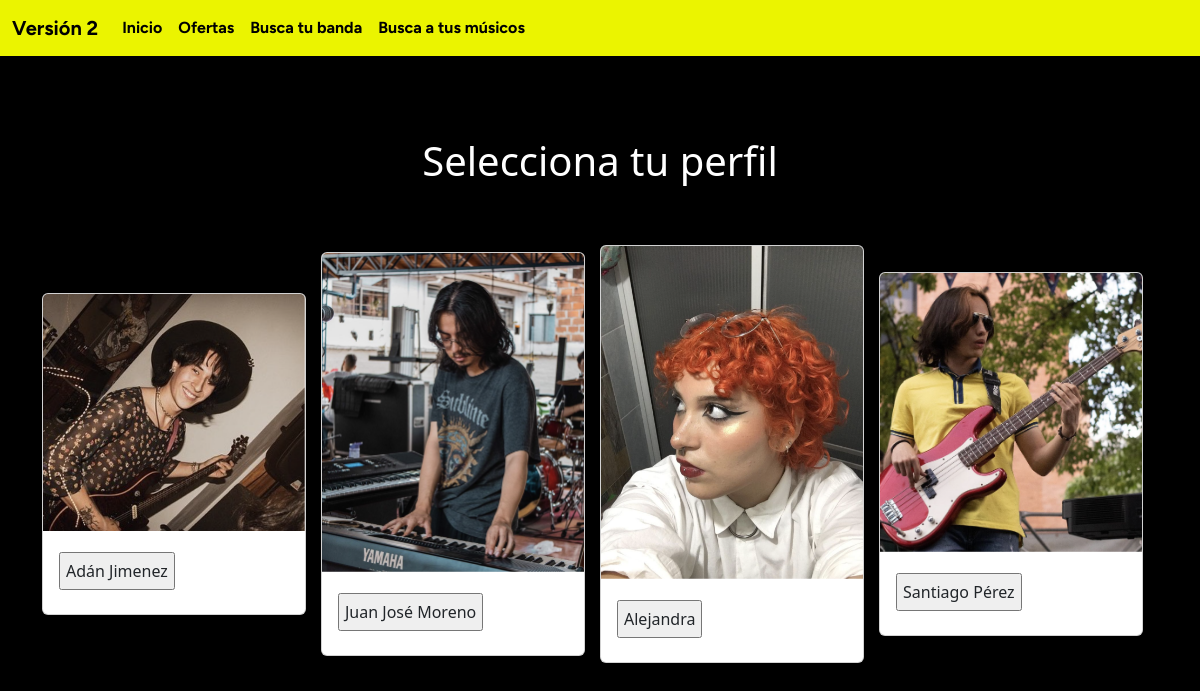
Page /user_page/ on the committed database.
### main/models.py (models this page shows)
class user(models.Model):
    user_name = models.CharField(max_length=100)
    gender = models.CharField(max_length=50)
    password = models.CharField(max_length=100)
    instruments = models.CharField(max_length=200)
    genre = models.CharField(max_length=200)
    years = models.IntegerField(default=0)
    photo = models.ImageField(upload_to='photos_users/')
    description = models.TextField()
    location = models.CharField(max_length=50)

### offer/views.py (the view)
# urls.py: path('user_page/', offerViews.choose_user),
def choose_user(request):
    fil = user.objects.all()
    contex = {"fil": fil}
    if request.method == 'GET':
        return render(request, "user_page.html", contex)
    else:
        global users
        users = ""
        users=request.POST
        return redirect("/offer_apply/")

### offer/templates/user_page.html (shortened to what this page needs)
{% extends 'layout/base_offer.html' %}
{% block content %}
<!DOCTYPE html>
<html lang="en">
<head>
</head>
<body>
    <h1>Selecciona tu perfil</h1>
    <div class="specifications">
        <form method="POST">
            <div class="container">
                {% for f in fil %}
                    <div class="card item" style="width: 18rem;">
                        <img class="card-img-top" src="{{ f.photo.url }}" alt="{{ f.user_name }} Photo">
                        <div class="card-body">
                            <input type="submit" class="card-title" name="name" value="{{ f.user_name }}">
                        </div>
                    </div>
                {% endfor %}
            </div>
        </form>
    </div>
</body>
</html>
{% endblock %}

### connections/templates/layout/base_offer.html (style rules this page uses)
body { background-color: black; color: white; margin: 0; height: 100vh; display: flex; flex-direction: column; justify-content: center; align-items: center; }

### offer/templates/user_page.html (style rules this page uses)
body { background-color: black; color: white; margin: 0; height: 100vh; display: flex; flex-direction: column; justify-content: center; align-items: center; }
h1 { color: white; margin-bottom: 20px; }
.specifications { display: flex; flex-direction: column; align-items: center; margin-top: 20px; }
.container { display: flex; flex-direction: row; align-items: center; margin-top: 20px; justify-content: space-between; }
.item { margin-right: 15px; }
form { display: flex; flex-direction: column; }
select, input { margin-top: 5px; padding: 5px; }

### rows in the picture
user: photo (picture), name "Adán Jimenez"
user: photo (picture), name "Juan José Moreno"
user: photo (picture), name "Alejandra"
user: photo (picture), name "Santiago Pérez"
